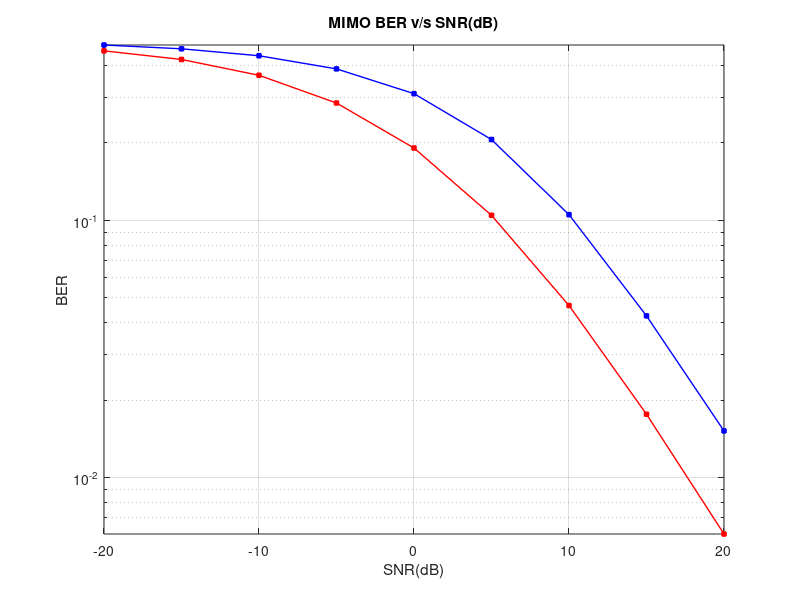

Write MATLAB code to recreate this figure.
clc
clear all
% close all

No = 1; % Noise power in linear scale
SNRdB = -20:5:20; % SNR in dB
SNR = 10.^(SNRdB./10); % SNR in linear scale
Es = SNR*No; % Symbol power is SNR*Noise Power
BER_zf = zeros(size(SNRdB)); % Initialize BER vector for ZF MIMO receiver
BER_mmse = zeros(size(SNRdB)); % Initialize BER vector for MMSE MIMO receiver
Nr = 4; % No. of Rx Antennas
Nt = 4; % No. of Tx Antennas
blklen = 1000; % Block length, No. of symbols sent in one block

ITER = 5000; % No. of Iterations

for ite = 1:ITER % iteration loop
    ite
    TxBits = randi([0,1],[Nt,blklen]); % Generate transmit bits for each Tx antenna and for each symbol in a block
    H = 1/sqrt(2).*(randn(Nr,Nt) + 1j*randn(Nr,Nt)); % Generate a MIMO channel matrix of size Nr X Nt, each coefficient is I.I.D. rayleigh fading.
    for ix = 1:length(SNRdB) % SNR loop
        Noise = sqrt(No/2).*(randn(Nr,blklen)) + 1j*randn(Nr,blklen); % Generate random noise matrix for each Rx antenna and for each symbol in a block
        TxSyms = TxBits.*2 - 1; % Convert Transmit bits to BPSK symbols directly (No use of pskmod() or qammod() functions)
        x = (sqrt(Es(ix))*1/sqrt(Nt)).*TxSyms; % Scale BPSK symbols by available power, but split that power across multiple antennas (1/sqrt(Nt) factor)
        y = H*x + Noise; % Received symbols on each Rx antenna are given by the MIMO system model y = H*x + noise
        r_zf = pinv(H)*y; % Zero forcing receiver, uses pseudo-inverse of channel matrix H to recover transmitted symbols
        r_mmse = (H'*H + (1/Es(ix)).*eye(Nt))\H'*y; % MMSE receiver, incorporates SNR information into the equation to improve BER performance
        EqBits_zf = (real(r_zf) >= 0); % decode the information bits from output of ZF receiver directly (without using pskdemod() or qamdemod())
        EqBits_mmse = (real(r_mmse) >= 0); % decode the information bits from output of MMSE receiver directly (without using pskdemod() or qamdemod())
        BER_zf(ix) = BER_zf(ix) + sum(sum(EqBits_zf ~= TxBits)); % compare bits received by ZF with original TxBits matrix and count all the errors
        BER_mmse(ix) = BER_mmse(ix) + sum(sum(EqBits_mmse ~= TxBits)); % compare bits received by MMSE with original TxBits matrix and count all the errors
    end
end
BER_zf = BER_zf./(ITER*Nt*blklen); % divide sum of all errors per SNR by total no. of bits transmitted across all iterations to get BER of ZF
BER_mmse = BER_mmse./(ITER*Nt*blklen); % divide sum of all errors per SNR by total no. of bits transmitted across all iterations to get BER of MMSE

semilogy(SNRdB,BER_zf,'b-s','linewidth',1.0,'MarkerFaceColor','b','MarkerSize',3.0);
grid on;
hold on;
axis tight;
title('MIMO BER v/s SNR(dB)');
xlabel('SNR(dB)');
ylabel('BER');
semilogy(SNRdB,BER_mmse,'r-s','linewidth',1.0,'MarkerFaceColor','r','MarkerSize',3.0);